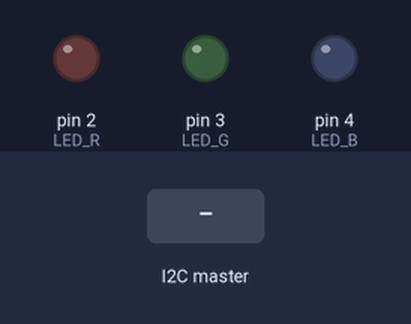
This sketch was run on a simulated Arduino Uno, built with avr-gcc and run on an emulated ATmega328P. On the bench: output pins drawn as LEDs (lit = HIGH). The inputs (shaded band) are chosen by the test bench.

Above: at 1.2 s.
1.3 s: the I2C master sends "R"
At 2.3 s:
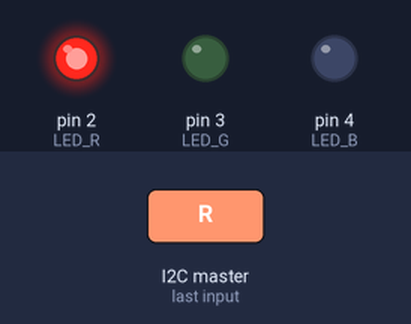
2.8 s: the I2C master sends "G"
At 3.5 s:
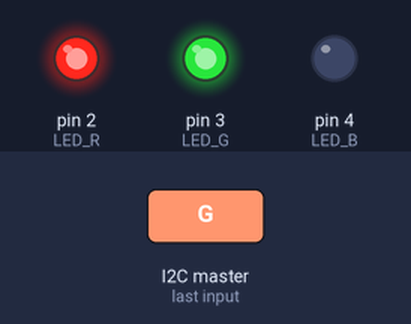
4.3 s: the I2C master sends "r"
At 4.6 s:
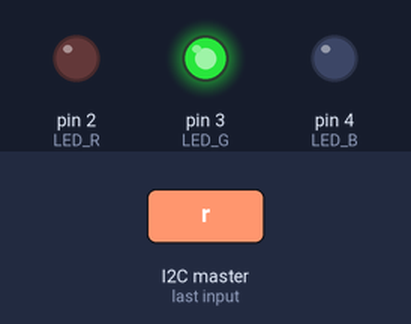
5.8 s: the I2C master sends "B"
At 6.9 s:
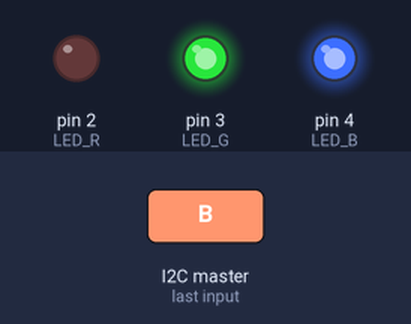
7.3 s: the I2C master sends "g"
At 8.1 s:
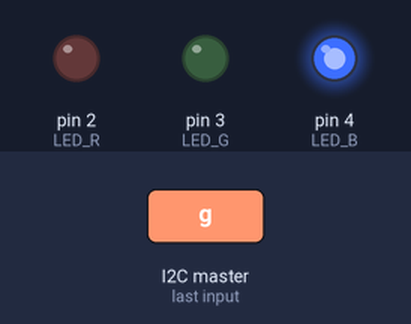
8.8 s: the I2C master sends "b"
At 9.2 s:
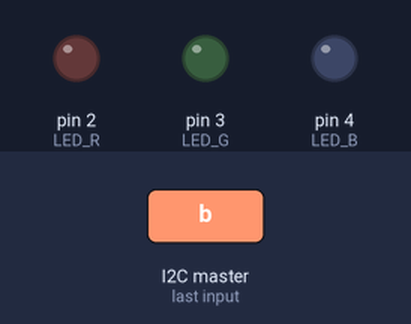
Timing chart, 0 to 11.3 s (numbered marks = the images above; inputs shaded):
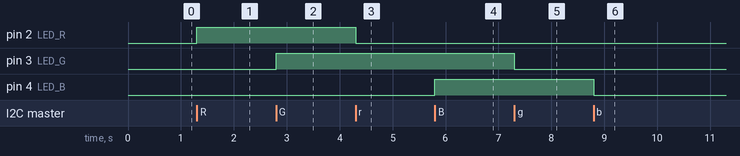

The sketch:

medlo-actuator.ino
```cpp
#include <Wire.h>

#define LED_R 2
#define LED_G 3
#define LED_B 4

void setup() {
  pinMode(LED_R, OUTPUT);
  pinMode(LED_G, OUTPUT);
  pinMode(LED_B, OUTPUT);
  Wire.begin(8);                // join i2c bus with address #10
  Wire.onReceive(receiveEvent); // register event
}

void loop() {
  delay(100);
}

void receiveEvent(int howMany) {
  char c = 'a';
  c = Wire.read();


  if(c=='R'){
    digitalWrite(LED_R,HIGH);
  }
  if(c=='r'){
    digitalWrite(LED_R,LOW);
  }
  if(c=='G'){
    digitalWrite(LED_G,HIGH);
  }
  if(c=='g'){
    digitalWrite(LED_G,LOW);
  }
  if(c=='B'){
    digitalWrite(LED_B,HIGH);
  }
  if(c=='b'){
    digitalWrite(LED_B,LOW);
  }

}
```

Measured:
- after the input at 1.3 s, pin 2 (LED_R): LOW → HIGH at once
- after the input at 2.8 s, pin 3 (LED_G): LOW → HIGH at once
- after the input at 4.3 s, pin 2 (LED_R): HIGH → LOW at once
- after the input at 5.8 s, pin 4 (LED_B): LOW → HIGH at once
- after the input at 7.3 s, pin 3 (LED_G): HIGH → LOW at once
- after the input at 8.8 s, pin 4 (LED_B): HIGH → LOW at once
